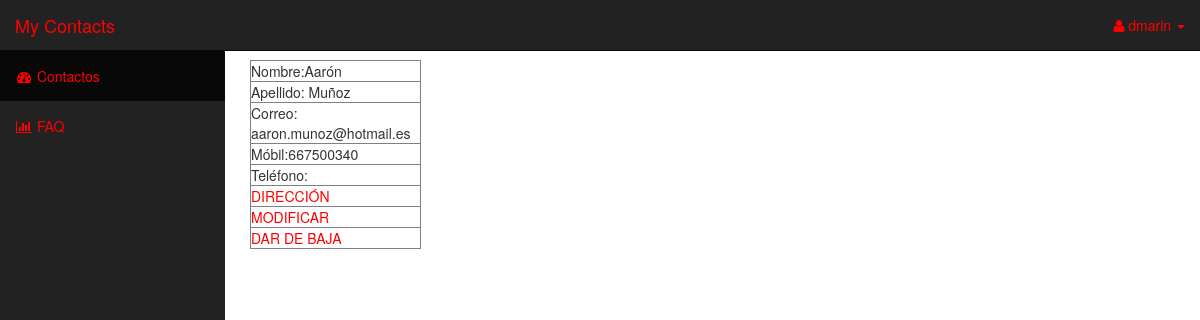
Before: /php/contactos.php (signed in) with the older database file.
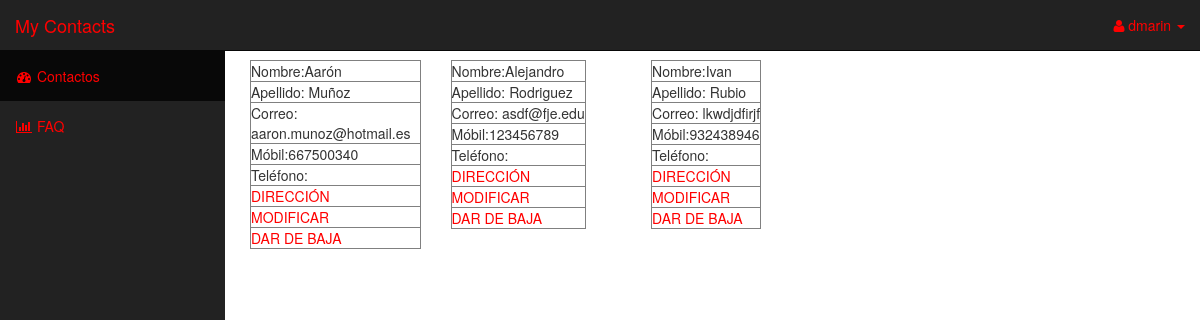
After: the same page with the newer database file.
### tables this page shows
CREATE TABLE `tbl_usuario` (
  `usu_id` int(3) NOT NULL,
  `usu_nombre` varchar(15) NOT NULL,
  `usu_pass` int(10) NOT NULL
);

CREATE TABLE `tbl_contactos` (
  `con_id` int(3) NOT NULL,
  `con_nombre` varchar(15) NOT NULL,
  `con_apellido` varchar(15) NOT NULL,
  `con_tlf1` int(9) NOT NULL,
  `con_tlf2` int(9) DEFAULT NULL,
  `con_correo` varchar(50) NOT NULL,
  `con_latitud` double(20,10) NOT NULL,
  `con_longitud` double(20,10) NOT NULL,
  `con_latitud1` double(20,10) DEFAULT NULL,
  `con_longitud1` double(20,10) DEFAULT NULL,
  `con_estado` varchar(10) NOT NULL DEFAULT 'alta',
  `usuc_id` int(3) NOT NULL
);

### php/contactos.php (the view, shortened to what this page needs)
<!DOCTYPE html>
<?php
        $conexion = mysqli_connect('localhost', 'root', '', 'bd_proyecto5');
        $con =  "SELECT * FROM `tbl_usuario` WHERE `usu_id` = '". $_SESSION["usu_id"] ."'";
        $result =   mysqli_query($conexion,$con);
        while ($fila = mysqli_fetch_row($result))
            {
                $usu_nombre  =   $fila[1];
            }
        $sql = "SELECT * FROM `tbl_contactos` WHERE `usuc_id` = '". $_SESSION["usu_id"] ."' AND `con_estado`='alta'";
        extract($_REQUEST);
        $contacto = mysqli_query($conexion, $sql);
?>
<html lang="en">
<head>
    <link href="../css/bootstrap.min.css" rel="stylesheet">
    <link href="../css/sb-admin.css" rel="stylesheet">
    <link href="../css/plugins/morris.css" rel="stylesheet">
    <link href="../font-awesome/css/font-awesome.min.css" rel="stylesheet" type="text/css">
  	<link rel="stylesheet" type="text/css" href="../css/costum.css">
</head>
<body>
    <div id="wrapper" class="contacts">
        <nav class="navbar navbar-inverse navbar-fixed-top" role="navigation">
            <div class="navbar-header">
                <a class="navbar-brand" href="#">My Contacts</a>
            </div>
            <ul class="nav navbar-right top-nav">
                <li class="dropdown">
                    <a href="#" class="dropdown-toggle" data-toggle="dropdown"><i class="fa fa-user"></i>
                    <?php echo $usu_nombre; ?> <b class="caret"></b></a>
                </li>
            </ul>
            <div class="collapse navbar-collapse navbar-ex1-collapse">
                <ul class="nav navbar-nav side-nav">
                    <li class="active">
                        <a href="#"><i class="fa fa-fw fa-dashboard"></i> Contactos</a>
                    </li>
                    <li>
                        <a href="insertar.php"><i class="fa fa-fw fa-bar-chart-o"></i> FAQ</a>
                    </li>
                </ul>
            </div>
        </nav>
        <div id="page-wrapper" class="page-wrapper">
            <div class="container-fluid">
                <div class="row tabla">
                <?php
        if(mysqli_num_rows($contacto)>0){
                                while($contactos    =   mysqli_fetch_array($contacto)){
                                    echo "<div class='content_rec col-sm-3'>";
                                    echo "<table border>";
                                            echo "<td>Nombre:".$contactos['con_nombre']."</td>";
                                        echo "<tr>";
                                            echo "<td>Apellido: " .$contactos['con_apellido']. "</td>";
                                        echo "</tr>";
                                        echo "<tr>";
                                            echo "<td>Correo: " .$contactos['con_correo']. "</td>";
                                        echo "</tr>";
                                        echo "<tr>";
                                            echo "<td> Móbil:" .$contactos['con_tlf1']. "</td>";
                                        echo "</tr>";
                                        echo "<tr>";
                                            echo "<td> Teléfono:" .$contactos['con_tlf2']. "</td>";
                                        echo "</tr>";
                                        echo "<tr>";
                                            echo "<td colspan='2'> <a href='mapa.php?con_id=".$contactos['con_id']."' '> DIRECCIÓN </a></td>";
                                        echo "</tr>";
                                        echo "<tr>";
                                            echo "<td colspan='2'> <a href='modificarusuario.php?usu_id=".$contactos['con_id']."' '> MODIFICAR </a></td>";
                                        echo "</tr>";
                                        echo "<tr>";
                                            echo "<td colspan='2'> <a href='bajausuario.proc.php?usu_id=".$contactos['con_id']."' onclick='return destroy();'> DAR DE BAJA </a></td>";
                                        echo "</tr>";
                                    echo "</table>";
                                    echo "</div>";
                                }
            } else {
                echo "No hay recursos disponibles";
            }
        ?>
                </div>
            </div>
        </div>
    </div>
</body>
</html>

### css/sb-admin.css (style rules this page uses)
body { margin-top: 100px; background-color: #222; }
@media (min-width:768px) { body { margin-top: 50px; } }
#wrapper { padding-left: 0; }
#page-wrapper { width: 100%; padding: 0; background-color: #fff; }
@media (min-width:768px) { #wrapper { padding-left: 225px; } }
@media (min-width:768px) { #page-wrapper { padding: 10px; } }
.top-nav { padding: 0 15px; }
.top-nav>li { display: inline-block; float: left; }
.top-nav>li>a { padding-top: 15px; padding-bottom: 15px; line-height: 20px; color: #999; }
@media (min-width:768px) { .side-nav { position: fixed; top: 51px; left: 225px; width: 225px; margin-left: -225px; border: none; border-radius: 0; overflow-y: auto; background-color: #222; bottom: 0; overflow-x: hidden; padding-bottom: 40px; } }
@media (min-width:768px) { .side-nav>li>a { width: 225px; } }

### css/costum.css (style rules this page uses)
body { background: #222222; }
.contacts a { color: red !important; }
.page-wrapper { min-height: 1000px; }
.content_rec { width: 21%; float: left; }

Changed rows visible on the page:
added tbl_contactos: con_nombre "Alejandro", con_apellido "Rodriguez", con_correo "asdf@fje.edu", con_tlf1 "123456789"
added tbl_contactos: con_nombre "Ivan", con_apellido "Rubio", con_correo "lkwdjdfirjf", con_tlf1 "932438946"
